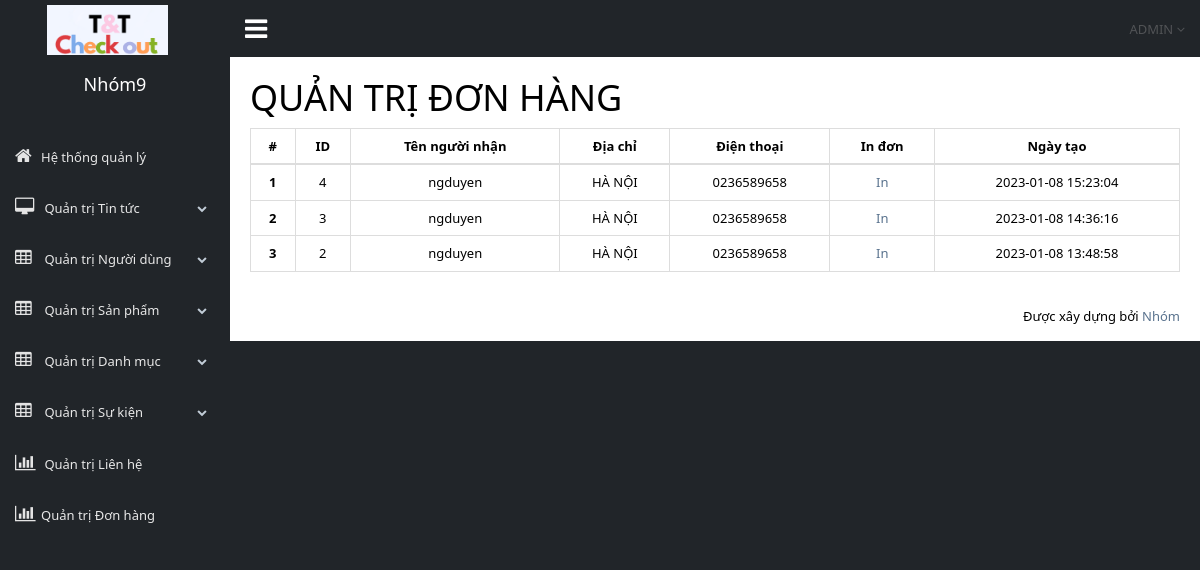
/admin/order_list.php, run on the app's committed database.
### tables this page shows
CREATE TABLE `orders` (
  `order_id` int(11) NOT NULL,
  `khach_id` int(11) NOT NULL,
  `ngaythang` timestamp NOT NULL DEFAULT current_timestamp() ON UPDATE current_timestamp(),
  `tongtien` int(20) NOT NULL,
  `ghichu` text NOT NULL,
  `tinhtrang` int(11) DEFAULT 0,
  `sdt` varchar(200) NOT NULL,
  `diachi` varchar(200) NOT NULL
);

CREATE TABLE `khachhang` (
  `khach_id` int(11) NOT NULL,
  `hoten` varchar(100) NOT NULL,
  `sdt` varchar(50) NOT NULL,
  `diachi` varchar(200) NOT NULL,
  `ghichu` text DEFAULT NULL,
  `email` varchar(150) NOT NULL,
  `password` varchar(100) NOT NULL,
  `giaohang` int(11) NOT NULL
);

### admin/order_list.php (the view, shortened to what this page needs)
<!DOCTYPE html>
<html lang="en">
  <head>
    <link href="../vendors/bootstrap/dist/css/bootstrap.min.css" rel="stylesheet">
    <link href="../vendors/font-awesome/css/font-awesome.min.css" rel="stylesheet">
    <link href="../vendors/nprogress/nprogress.css" rel="stylesheet">
    <link href="../vendors/iCheck/skins/flat/green.css" rel="stylesheet">
    <link href="../vendors/bootstrap-progressbar/css/bootstrap-progressbar-3.3.4.min.css" rel="stylesheet">
    <link href="../vendors/jqvmap/dist/jqvmap.min.css" rel="stylesheet"/>
    <link href="../vendors/bootstrap-daterangepicker/daterangepicker.css" rel="stylesheet">
    <link href="../build/css/custom.min.css" rel="stylesheet">
  </head>
  <body class="nav-md" style="background-color:#212529;">
    <div class="container body">
      <div class="main_container">
        <div class="col-md-3 left_col">
          <div class="left_col scroll-view">
            <?php include("top.php");?>
            <div class="right_col" role="main">
              <div class="row">
                <div class="col-md-12 col-sm-12 col-xs-12">
                  <h1>QUẢN TRỊ ĐƠN HÀNG</h1>
                  <div>
                   <table class="table table-bordered">
                      <thead>
                        <tr>
                          <th style="text-align: center;">#</th>
                          <th style="text-align: center;">ID</th>
                          <th style="text-align: center;">Tên người nhận</th>
                          <th style="text-align: center;">Địa chỉ</th>
                          <th style="text-align: center;">Điện thoại</th>
                          <th style="text-align: center;">In đơn</th>
                          <th style="text-align: center;">Ngày tạo</th>
                        </tr>
                      </thead>
                      <tbody>
                      <?php
                      include("../config/dbconfig.php");
                      $ketnoi = mysqli_connect($host, $dbusername, $dbpassword, $dbname);
                      $sql = "
                        SELECT * FROM orders a join khachhang b on a.khach_id =b.khach_id
                        ORDER BY order_id DESC ";
                      $dulieu = mysqli_query($ketnoi, $sql);
                      $i = 0;
                      while ($row = mysqli_fetch_array($dulieu)) {
                      $i++;
                      ;?>
                        <tr>
                          <th style="text-align: center;" scope="row"><?php echo $i;?></th>
                          <td style="text-align: center;"><?php echo $row["order_id"];?></td>
                           <td style="text-align: center;"><?php echo $row["hoten"];?></td>
                           <td style="text-align: center;"><?php echo $row["diachi"];?></td>
                           <td style="text-align: center;"><?php echo $row["sdt"];?></td>
                           <td style="text-align: center;"><a href="order_print.php?id=<?php echo $row['order_id']?>" target="_blank">In</a></td>
                          <td style="text-align: center;"><?php echo $row["ngaythang"];?></td>
                        </tr>
                      <?php
                      }
                      ;?>
                      </tbody>
                    </table>
                  </div>
                </div>
              </div>
            </div>
            <?php include("bottom.php");?>
      </div>
    </div>
  </body>
</html>

### admin/top.php (shortened to what this page needs)
<?php
                    include("../config/dbconfig.php");
                    $ketnoi = mysqli_connect($host, $dbusername, $dbpassword, $dbname);
                    mysqli_set_charset($ketnoi, 'UTF8');
                    $sql = "
                      SELECT *
                      FROM admin";
                    $dulieu = mysqli_query($ketnoi, $sql);
                    $row = mysqli_fetch_array($dulieu);
  ?>
          <div class="logo"><a href="index.php" class="site_title"> <img style="width: 55%; height: auto; margin-left: 17%; margin-right: auto; " src="images/logo2.png" ></a></div>
          <div class="profile clearfix" >
            <div class="hinhanh">
              <h2><?php echo $row["username"];?></h2>
            </div>
          </div>
          <br />
          <div id="sidebar-menu" class="main_menu_side hidden-print main_menu" >
            <div class="menu_section">
              <ul class="nav side-menu">
                <li><a  href="./dashboard.php"><i class="fa fa-home"></i>Hệ thống quản lý</a></li>
                <li><a><i class="fa fa-desktop"></i> Quản trị Tin tức <span  class="fa fa-chevron-down"></span></a>
                </li>
                 <li><a><i class="fa fa-table"></i> Quản trị Người dùng<span class="fa fa-chevron-down"></span></a>
                </li>
                <li><a><i class="fa fa-table"></i> Quản trị Sản phẩm <span class="fa fa-chevron-down"></span></a>
                </li>
                    <li><a><i class="fa fa-table"></i> Quản trị Danh mục  <span class="fa fa-chevron-down"></span></a>
                </li>
                <li><a><i class="fa fa-table"></i> Quản trị Sự kiện <span class="fa fa-chevron-down"></span></a>
                </li>
                <li><a href="quan_tri_lien_he.php"><i class="fa fa-bar-chart-o"></i> Quản trị Liên hệ</a></li>
                <li><a href="order_list.php"><i class="fa fa-bar-chart-o"></i>Quản trị Đơn hàng</a></li>
            </div>
          </div>
        </div>
      </div>
      <div class="top_nav" style="background-color:#212529">
        <div class="nav_menu" style="background-color:#212529">
          <nav>
            <div class="nav toggle">
              <a id="menu_toggle"><i style="color: white" class="fa fa-bars"></i></a>
            </div>
            <ul class="nav navbar-nav navbar-right">
              <li class="">
                <a style="color: white" href="javascript:;" class="user-profile dropdown-toggle" data-toggle="dropdown" aria-expanded="false"> ADMIN
                  <span class=" fa fa-angle-down"></span>
                </a>
              </li>
                </ul>
          </nav>
        </div>
      </div>

### admin/top.php (style rules this page uses)
.hinhanh { text-align: center; color:white; padding-top: 10px; padding-bottom: 0px; }

### data on the page
orders: order_id "4", khach.hoten "ngduyen", khach.diachi "HÀ NỘI", khach.sdt "0236589658", ngaythang "2023-01-08 15:23:04"
orders: order_id "3", khach.hoten "ngduyen", khach.diachi "HÀ NỘI", khach.sdt "0236589658", ngaythang "2023-01-08 14:36:16"
orders: order_id "2", khach.hoten "ngduyen", khach.diachi "HÀ NỘI", khach.sdt "0236589658", ngaythang "2023-01-08 13:48:58"

### other printed values
$row["username"] "Nhóm9"
